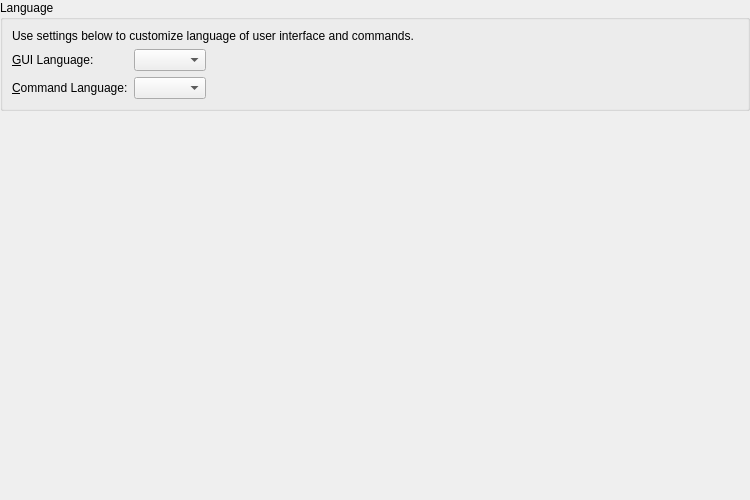
<?xml version="1.0" encoding="UTF-8"?>
<ui version="4.0">
 <class>LC_SettingsPageLanguage</class>
 <widget class="QWidget" name="LC_SettingsPageLanguage">
  <property name="geometry">
   <rect>
    <x>0</x>
    <y>0</y>
    <width>750</width>
    <height>500</height>
   </rect>
  </property>
  <layout class="QGridLayout" name="gridLayout_main">
   <property name="leftMargin">
    <number>0</number>
   </property>
   <property name="topMargin">
    <number>0</number>
   </property>
   <property name="rightMargin">
    <number>0</number>
   </property>
   <property name="bottomMargin">
    <number>0</number>
   </property>
   <item row="0" column="0">
    <widget class="QGroupBox" name="bgLanguage">
     <property name="title">
      <string>Language</string>
     </property>
     <layout class="QGridLayout" name="language_layout">
      <item row="2" column="1">
       <widget class="LC_ContentAdjustableComboBox" name="cbLanguageCmd">
        <property name="sizePolicy">
         <sizepolicy hsizetype="Preferred" vsizetype="Preferred">
          <horstretch>0</horstretch>
          <verstretch>0</verstretch>
         </sizepolicy>
        </property>
        <property name="toolTip">
         <string>Commands Language

Languages for commands in Cmd Widget</string>
        </property>
        <property name="sizeAdjustPolicy">
         <enum>QComboBox::SizeAdjustPolicy::AdjustToContents</enum>
        </property>
       </widget>
      </item>
      <item row="1" column="1">
       <widget class="LC_ContentAdjustableComboBox" name="cbLanguage">
        <property name="sizePolicy">
         <sizepolicy hsizetype="Preferred" vsizetype="Preferred">
          <horstretch>0</horstretch>
          <verstretch>0</verstretch>
         </sizepolicy>
        </property>
        <property name="toolTip">
         <string>Interface Language

Language to use for GUI and messages.</string>
        </property>
        <property name="sizeAdjustPolicy">
         <enum>QComboBox::SizeAdjustPolicy::AdjustToContents</enum>
        </property>
       </widget>
      </item>
      <item row="2" column="0">
       <widget class="QLabel" name="lLanguageCmd">
        <property name="text">
         <string>&amp;Command Language:</string>
        </property>
        <property name="wordWrap">
         <bool>false</bool>
        </property>
        <property name="buddy">
         <cstring>cbLanguageCmd</cstring>
        </property>
       </widget>
      </item>
      <item row="2" column="2">
       <spacer name="horizontalSpacer">
        <property name="orientation">
         <enum>Qt::Orientation::Horizontal</enum>
        </property>
        <property name="sizeHint" stdset="0">
         <size>
          <width>0</width>
          <height>0</height>
         </size>
        </property>
       </spacer>
      </item>
      <item row="1" column="0">
       <widget class="QLabel" name="lLanguage">
        <property name="text">
         <string>&amp;GUI Language:</string>
        </property>
        <property name="wordWrap">
         <bool>false</bool>
        </property>
        <property name="buddy">
         <cstring>cbLanguage</cstring>
        </property>
       </widget>
      </item>
      <item row="0" column="0" colspan="3">
       <widget class="QLabel" name="label">
        <property name="text">
         <string>Use settings below to customize language of user interface and commands.</string>
        </property>
        <property name="wordWrap">
         <bool>true</bool>
        </property>
       </widget>
      </item>
     </layout>
    </widget>
   </item>
   <item row="1" column="0">
    <spacer name="verticalSpacer">
     <property name="orientation">
      <enum>Qt::Orientation::Vertical</enum>
     </property>
     <property name="sizeHint" stdset="0">
      <size>
       <width>0</width>
       <height>40</height>
      </size>
     </property>
    </spacer>
   </item>
  </layout>
 </widget>
    <customwidgets>
        <customwidget>
            <class>LC_ContentAdjustableComboBox</class>
            <extends>QComboBox</extends>
            <header location="global">lc_content_adjustable_combo_box.h</header>
        </customwidget>
    </customwidgets>
 <resources/>
 <connections/>
</ui>
